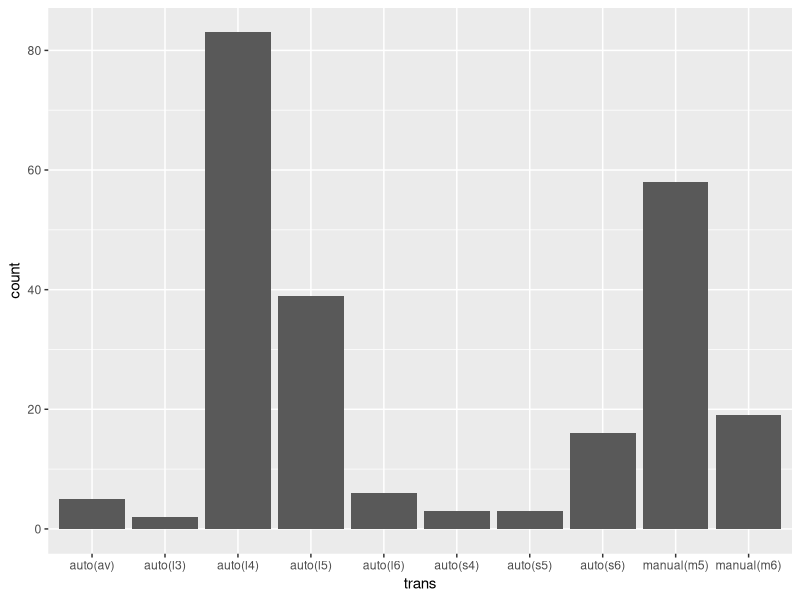
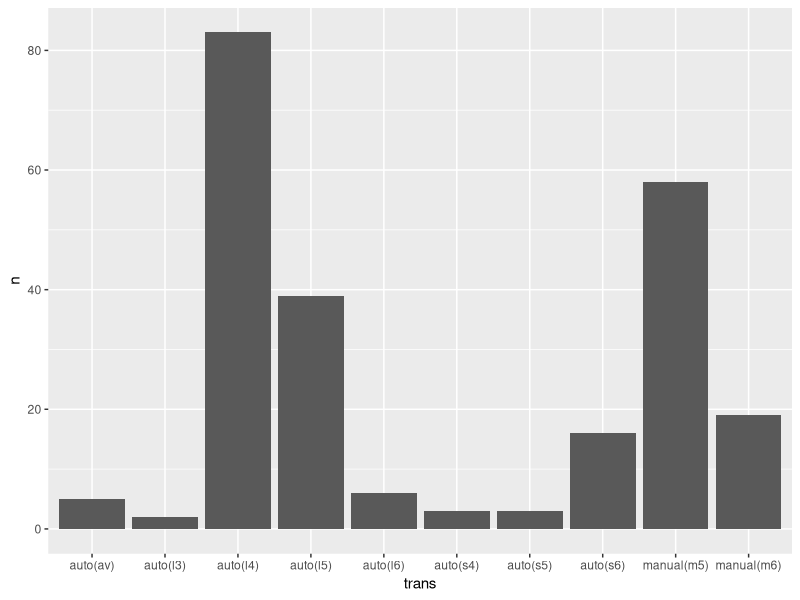
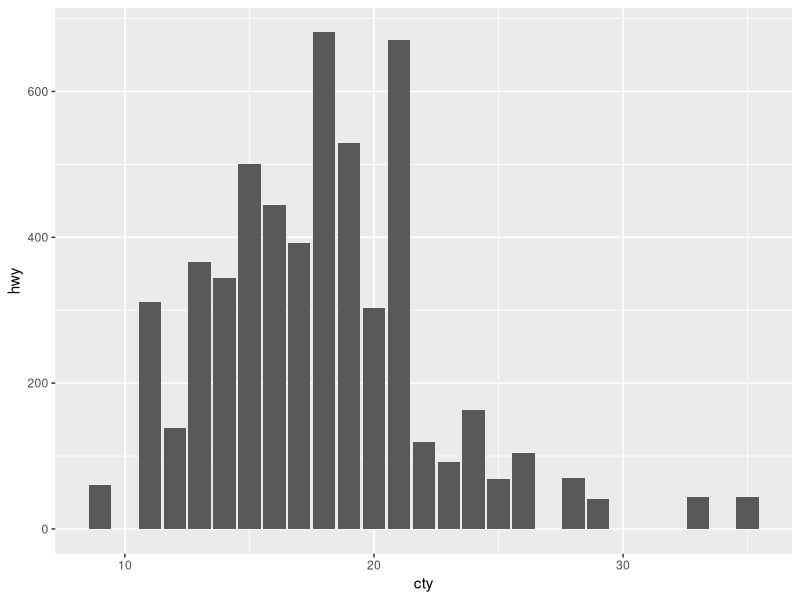
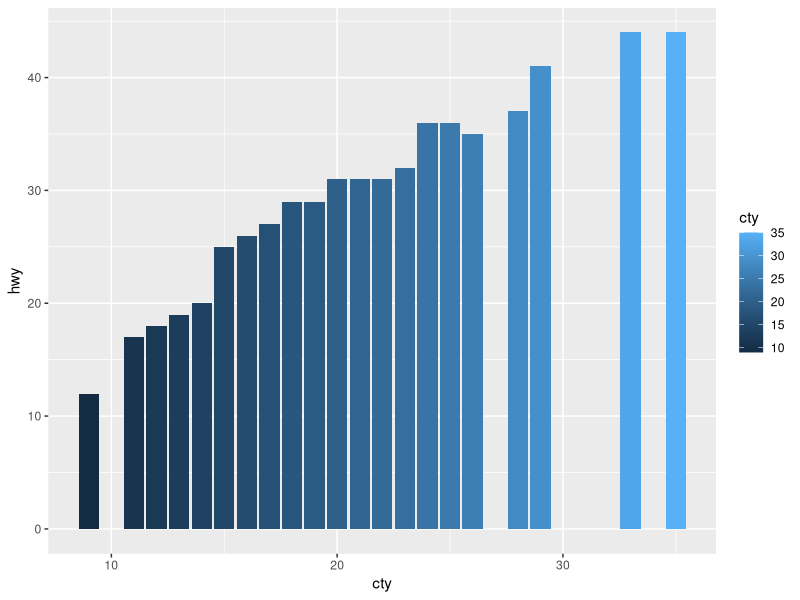
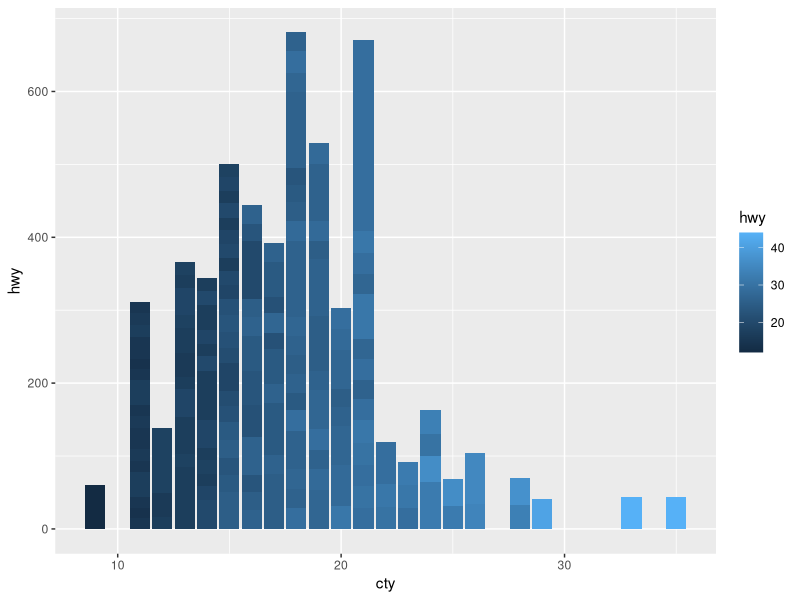
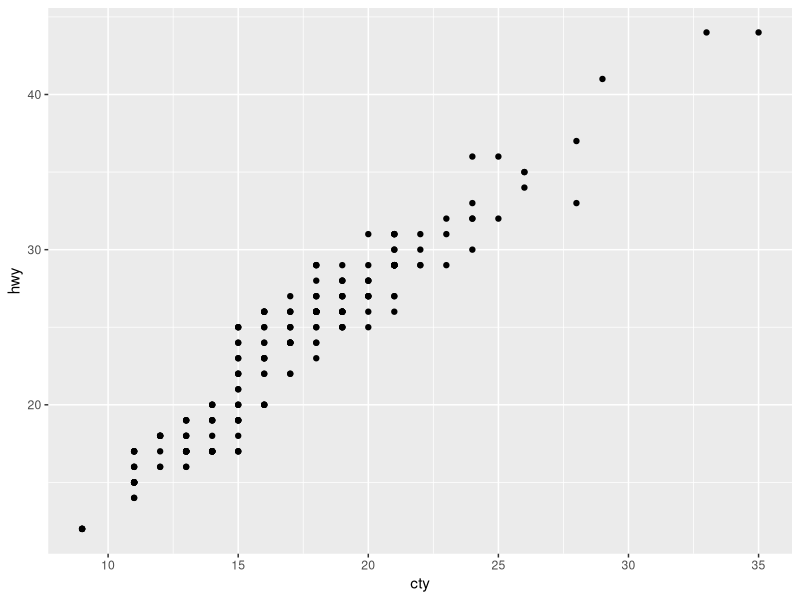
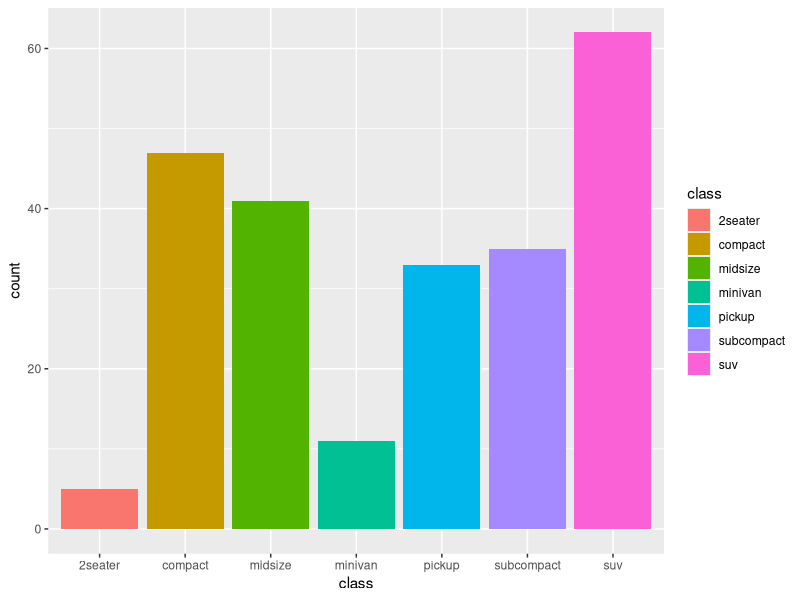
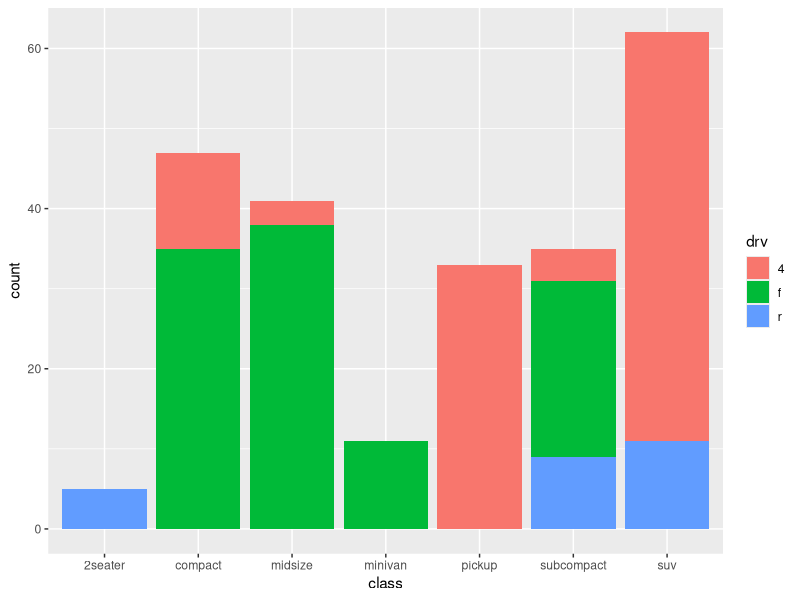

Source code (R) for these figures, in order:
## ---- chunk 1
# knitr options
knitr::opts_chunk$set(echo = TRUE)
## ---- chunk 2
library(tidyverse)

## ---- chunk 3
mpg %>%
  ggplot(aes(trans)) +
  geom_bar()

#my changes 
mpg %>% 
  count(trans) %>% 
  ggplot() +
  geom_col(mapping = aes(x = trans, y = n))
## ---- chunk 4
## NOTE: Run this chunk for an illustration
mpg %>% filter(cty == 20)
## ---- chunk 5
mpg %>% 
  ggplot() + 
  geom_col(mapping = aes(x = cty, y = hwy))

mpg %>%
  ggplot() +
  geom_col(mapping = aes(x = cty, y = hwy, fill = cty), position = "dodge")

mpg %>% 
  ggplot() + 
  geom_col(mapping = aes(x = cty, y = hwy, fill = hwy), position = "stack")
## ---- chunk 6
## NOTE: Run this chunk for an illustration
mpg %>%
  ggplot(aes(cty, hwy)) +
  geom_point()
## ---- chunk 7
## TODO: Run this code without changing, describe your observations on the data
mpg %>%
  ggplot(aes(class, fill = class)) +
  geom_bar()
## ---- chunk 8
## TODO: Run this code without changing, describe your observations on the data
mpg %>%
  ggplot(aes(class, fill = drv)) +
  geom_bar()
## ---- chunk 9
mpg %>%
  ggplot(aes(x = manufacturer, fill = class), position = "dodge") +
  geom_bar() +
  theme(axis.text.x = element_text(angle = 270, vjust = 0.5, hjust = 0))

# my version
mpg %>%
  ggplot() +
  geom_bar(aes(x = manufacturer, fill = class), position = "dodge") +
  theme(axis.text.x = element_text(angle = 270, vjust = 0.5, hjust = 0))
## ---- chunk 10
mpg %>%
  ggplot(aes(x = cyl)) +
  geom_bar() +
  facet_grid(~ manufacturer)

# my version
mpg %>%
  ggplot(aes(x = cyl)) +
  geom_bar() +
  facet_wrap(~ manufacturer)
